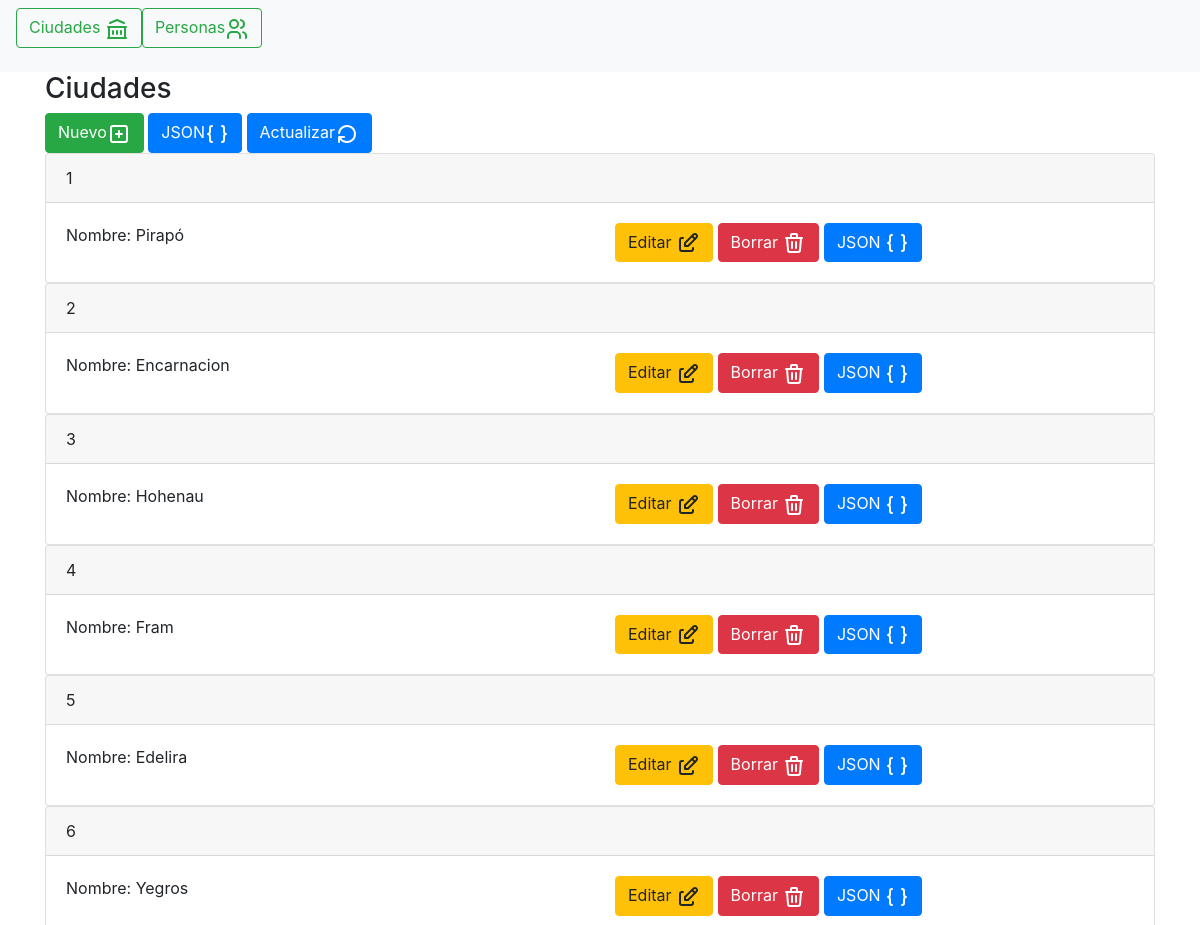
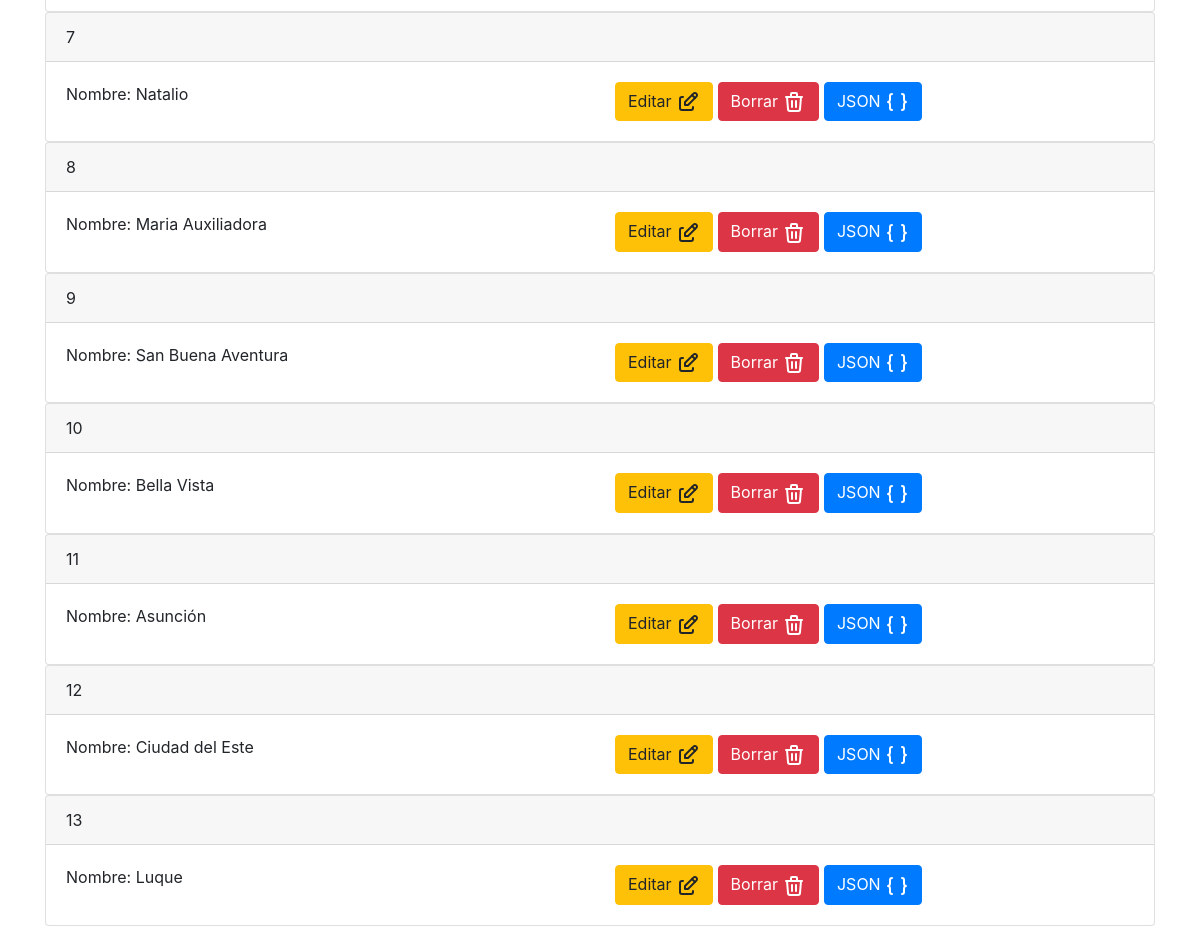
/0602cards/ciudades/index.php, run on the app's committed database (2 pictures, top to bottom).
### tables this page shows
CREATE TABLE `ciudades` (
  `id` int(11) NOT NULL,
  `ciudad` varchar(60) NOT NULL
);

### 0602cards/libs/ciudades.lib.php (called while the page is built, shortened)
<?php
function mostrarCiudades($link) {
  $sql="SELECT * FROM ciudades order by id ";
  $resultado = mysqli_query($link, $sql);
  if ($resultado) {
     return $resultado;
    }
}
 ?>

### 0602cards/ciudades/card.vw.php (the view, shortened to what this page needs)
<div class="card">
  <div class="card-header">
    <?php echo $data['id']; ?>
  </div>
  <div class="card-body">
    <div class="row">
    <div class="col">
      <p class="card-text"><label>Nombre: </label> <?php echo $data['ciudad']; ?> </p>
    </div>
    <div class="col">
      <a href="<?php echo "index.php?mod=edit&id=".$data["id"]; ?>" class="btn btn-warning">Editar
</a>
      <a href="<?php echo "index.php?mod=delete&id=".$data["id"]; ?>" class="btn btn-danger">Borrar
</a>
      <a href="<?php echo "json.php?id=".$data["id"]; ?>" target="new" class="btn btn-primary">JSON
</a>
    </div>
    </div>
  </div>
</div>

### 0602cards/ciudades/index.php (shortened to what this page needs)
<?php
require('../libs/ciudades.lib.php');
$link=conectar();
 ?>
 <!DOCTYPE html>
 <html lang="en" dir="ltr">
   <head>
          <link rel="stylesheet" href="/dw2_2022/node_modules/bootstrap/dist/css/bootstrap.min.css">
   </head>
   <body>
     <?php
     	include('../libs/menu.php')
      ?>
      <div class="container">
     <?php
      if (!($_POST) && !($_GET))
      {
        include('list.php');
      }
        elseif ($_GET['mod']=="new")
        {
          include('form.php');
        }
        elseif ($_GET['mod']=="edit")
        {
        if ($_GET['id'])
        {
          $res=mostrarCiudad($link,$_GET['id']);
          include('form.php');
        }
        }
        elseif ($_GET['mod']=="delete")
        {
            if ($_GET['id']) {
              borrarCiudad($link,$_GET);
              include('list.php');
            }
        }
      ?>
      </div>
   </body>
 </html>

### 0602cards/libs/menu.php (shortened to what this page needs)
<nav class="navbar navbar-light bg-light">
  <p class="form-inline">
    <a class="btn btn-outline-success" href="/Tarea1606/0602cards/ciudades/" >Ciudades </a>
    <a class="btn btn-outline-success" href="/Tarea1606/0602cards/personas/"  >Personas</a>
  </p>
</nav>

### 0602cards/ciudades/list.php (shortened to what this page needs)
<?php
$res=mostrarCiudades($link);
 ?>
 <h3>Ciudades</h3><a href="index.php?mod=new" class="btn btn-success">Nuevo</a>
 <a href="json.php" target="new" class="btn btn-primary">JSON</a>
<button type="button" class="btn btn-primary" onClick="window.location.reload();">Actualizar</button>
     <?php
     while ($data=mysqli_fetch_array($res))
     {
       include 'card.vw.php';
     }
      ?>

### data on the page
ciudades: id "1", ciudad "Pirapó"
ciudades: id "2", ciudad "Encarnacion"
ciudades: id "3", ciudad "Hohenau"
ciudades: id "4", ciudad "Fram"
ciudades: id "5", ciudad "Edelira"
ciudades: id "6", ciudad "Yegros"
ciudades: id "7", ciudad "Natalio"
ciudades: id "8", ciudad "Maria Auxiliadora"
ciudades: id "9", ciudad "San Buena Aventura"
ciudades: id "10", ciudad "Bella Vista"
ciudades: id "11", ciudad "Asunción"
ciudades: id "12", ciudad "Ciudad del Este"
ciudades: id "13", ciudad "Luque"
